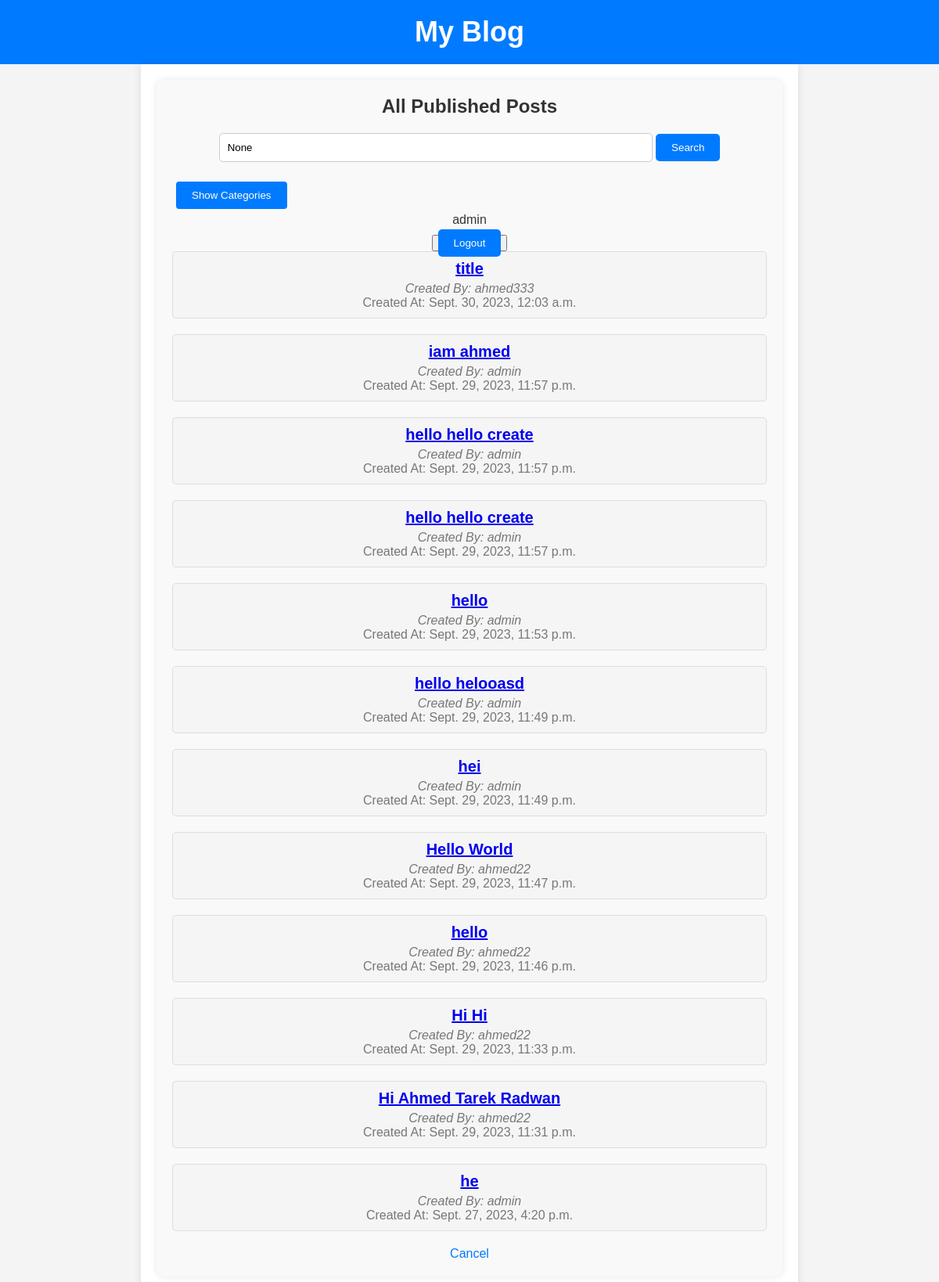
The page /publish/ (signed in) on the database as committed earlier.
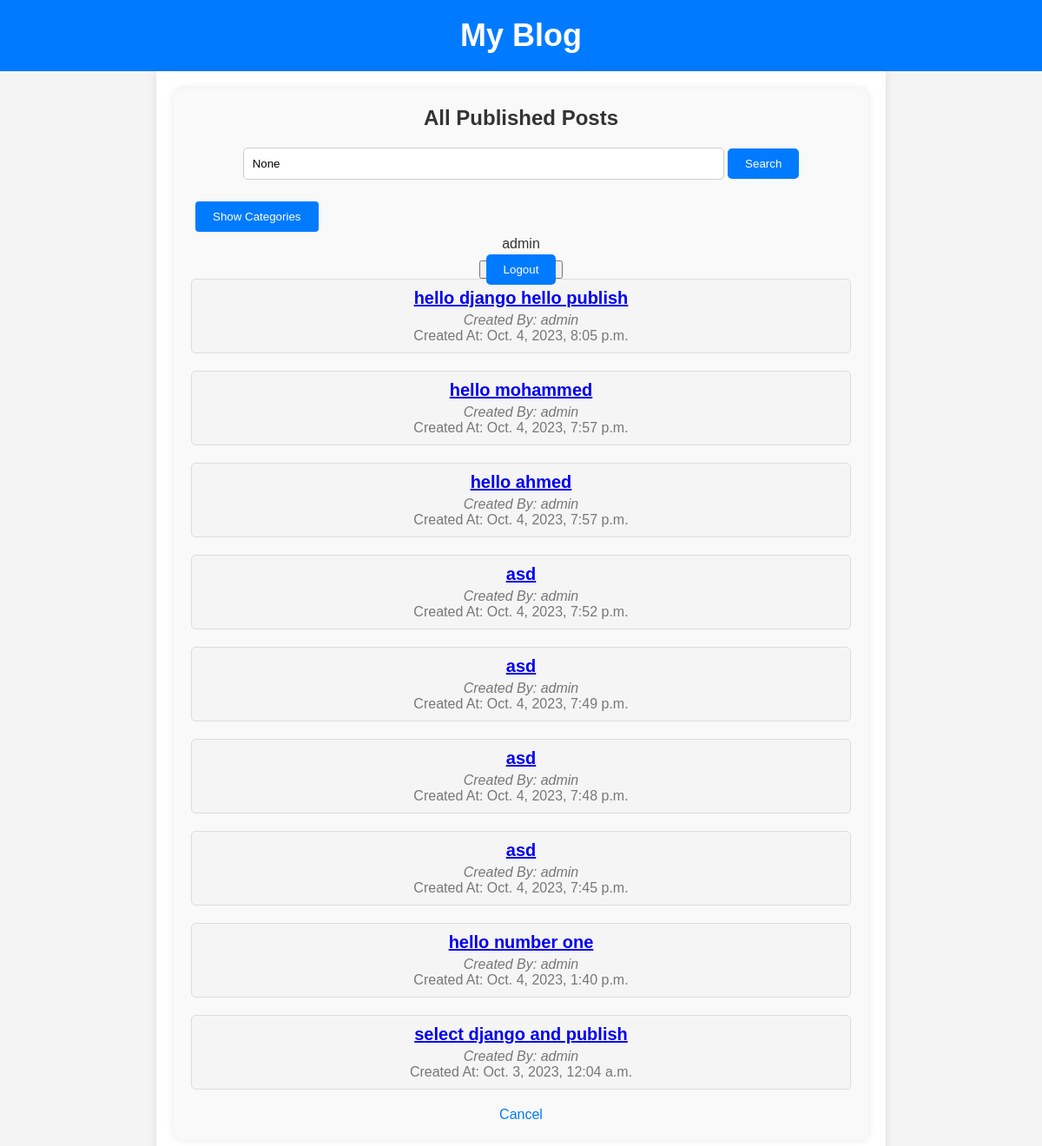
The same page on the database as committed later.
### blog/models.py (models this page shows, shortened)
class BlogPost(models.Model):
    title = models.CharField(max_length=200)
    content = models.TextField()
    author = models.ForeignKey(User, on_delete=models.CASCADE)
    pub_date = models.DateTimeField(auto_now_add=True)
    is_draft = models.BooleanField(default=True)
    publish_status = models.CharField(max_length=10, choices=[('draft', 'Draft'), ('published', 'Published')], default='draft')
    categories = models.ManyToManyField(Category)
    published = models.BooleanField(default=False)

### blog/views.py (the view)
# urls.py: path('publish/', views.publish_blog_post, name='publish_blog_posts'),
@login_required
def publish_blog_post(request):
    query = request.GET.get('q')
    categories = Category.objects.all()
    posts = BlogPost.objects.filter(publish_status='published').order_by('-pub_date')
    if query:
        posts = posts.filter(Q(title__icontains=query) | Q(content__icontains=query))
    context = {
        'categories': categories,
        'posts': posts,
        'query': query,
        }
    return render(request, 'blog/publish.html', context)

### blog/templates/blog/publish.html (shortened to what this page needs)
{% extends 'blog/main.html' %}
{% block content %}
<!DOCTYPE html>
<html lang="en">
<head>
</head>
<body>
<div class="container">
    <h2 class="page-title">All Published Posts</h2>
    <form method="get" class="search-form">
        <input type="text" name="q" placeholder="Search posts..." value="{{ query }}" class="search-input">
        <button type="submit" class="search-button">Search</button>
    </form>
    <button class="toggle-button" onclick="toggleCategories()">Show Categories</button>
    <div>
    <ul>
        {% if request.user.is_authenticated %}
        <p>{{ request.user }}</p>
        <button class="logout-button">
            <a href="{% url 'logout' %}" class="logout-link">Logout</a>
        </button>
        {% else %}
        <button class="login-button">
            <a href="{% url 'login' %}" class="login-link">Login</a>
        </button>
        {% endif %}
    </ul>
</div>
<div>
    <ul class="post-list">
        {% for post in posts %}
        <li class="post-item">
            <h1 class="post-title"><a href="{% url 'view_blog_post' post.id %}" class="post-link">{{ post.title }}</a></h1>
            <p class="post-author">Created By: {{ post.author }}</p>
            <p class="post-date">Created At: {{ post.pub_date }}</p>
        </li>
        {% empty %}
        <li class="empty-list">
            <p>No posts available.</p>
        </li>
        {% endfor %}
    </ul>
    <a href="{% url 'blog_post_list' %}" class="cancel-link">Cancel</a>
</body>
</html>
{% endblock %}

Rows that differ between the two databases and show on the page:
removed BlogPost: title "title", author "ahmed333", pub_date "Sept. 30, 2023, 12:03 a.m."
removed BlogPost: title "iam ahmed", author "admin", pub_date "Sept. 29, 2023, 11:57 p.m."
removed BlogPost: title "hello hello create", author "admin", pub_date "Sept. 29, 2023, 11:57 p.m."
removed BlogPost: title "hello hello create", author "admin", pub_date "Sept. 29, 2023, 11:57 p.m."
removed BlogPost: title "hello", author "admin", pub_date "Sept. 29, 2023, 11:53 p.m."
removed BlogPost: title "hello helooasd", author "admin", pub_date "Sept. 29, 2023, 11:49 p.m."
removed BlogPost: title "hei", author "admin", pub_date "Sept. 29, 2023, 11:49 p.m."
removed BlogPost: title "Hello World", author "ahmed22", pub_date "Sept. 29, 2023, 11:47 p.m."
removed BlogPost: title "hello", author "ahmed22", pub_date "Sept. 29, 2023, 11:46 p.m."
removed BlogPost: title "Hi Hi", author "ahmed22", pub_date "Sept. 29, 2023, 11:33 p.m."
removed BlogPost: title "Hi Ahmed Tarek Radwan", author "ahmed22", pub_date "Sept. 29, 2023, 11:31 p.m."
removed BlogPost: title "he", author "admin", pub_date "Sept. 27, 2023, 4:20 p.m."
added BlogPost: title "hello django hello publish", author "admin", pub_date "Oct. 4, 2023, 8:05 p.m."
added BlogPost: title "hello mohammed", author "admin", pub_date "Oct. 4, 2023, 7:57 p.m."
added BlogPost: title "hello ahmed", author "admin", pub_date "Oct. 4, 2023, 7:57 p.m."
added BlogPost: title "asd", author "admin", pub_date "Oct. 4, 2023, 7:52 p.m."
added BlogPost: title "asd", author "admin", pub_date "Oct. 4, 2023, 7:49 p.m."
added BlogPost: title "asd", author "admin", pub_date "Oct. 4, 2023, 7:48 p.m."
added BlogPost: title "asd", author "admin", pub_date "Oct. 4, 2023, 7:45 p.m."
added BlogPost: title "hello number one", author "admin", pub_date "Oct. 4, 2023, 1:40 p.m."
added BlogPost: title "select django and publish", author "admin", pub_date "Oct. 3, 2023, 12:04 a.m."
